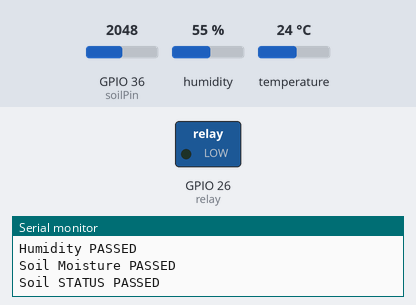
Simulated run of this sketch. Board: ESP32. Shown: switched loads named in the sketch (green lamp = pin HIGH), the last lines printed to the serial monitor. The test bench sets the inputs (shaded band); at power-on: GPIO 36 (soilPin) = 2048, humidity 55 %, temperature 24 °C. WiFi joins after 1.5 s; servers stay silent unless stated.

Above: at 5.2 s.
5.3 s: GPIO 36 (soilPin) set to 3147
14.7 s: GPIO 36 (soilPin) set to 3234
At 19.0 s:
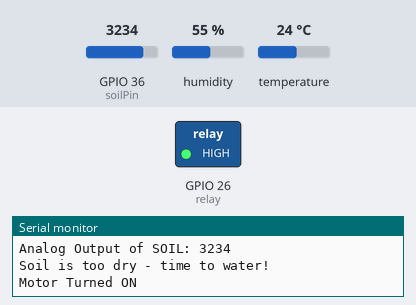
Timing chart, 0 to 27.4 s (numbered marks = the images above; inputs shaded):
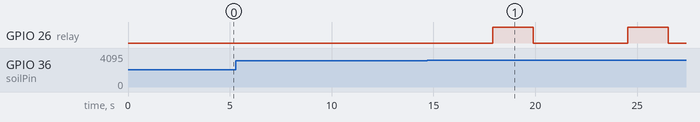

The sketch:

hardware_code.ino
```cpp
#include "DHT.h"
#include <WiFi.h>
#include <FirebaseESP32.h>

//Provide the token generation process info.
#include <addons/TokenHelper.h>
//Provide the RTDB payload printing info and other helper functions.
#include <addons/RTDBHelper.h>

// Insert your network credentials
#define WIFI_SSID "Win Enan"
#define WIFI_PASSWORD "waqi21087"

// Insert Firebase project API Key
#define API_KEY "ipiIBYlZKeEjUo19QpY2ac8OLFiqMr0v19QAIASQ"
// Insert RTDB URLefine the RTDB URL */
#define DATABASE_URL "https://cn-project-87b83-default-rtdb.asia-southeast1.firebasedatabase.app/"

//Define Firebase Data object
FirebaseData fbdo;
FirebaseAuth auth;
FirebaseConfig config;

#define DHTPIN 27
#define DHTTYPE DHT11   // DHT-11, instead of DHT22

#define soilWet 2200   // Define max value we consider soil 'wet'
#define soilDry 3200   // Define min value we consider soil 'dry'

String garden_status = "";

#define soilPin 36       //  // receiving analog input through an ADC pin which is GPIO-36, this pin is input ONLY
const int relay = 26;  // GPIO-26 is pin with both ADC and DAC cabability.. it can output both digital and analog signal, as well as PWM..

DHT dht(DHTPIN, DHTTYPE);

void setup() {
  Serial.begin(115200);
  pinMode(soilPin, INPUT);
  pinMode(relay, OUTPUT);
  dht.begin();
  delay(2000);

  initWiFi();

  /* Assign the api key (required) */
  config.api_key = API_KEY;
  /* Assign the RTDB URL (required) */
  config.database_url = DATABASE_URL;

  // Initialize the library with the Firebase authen and config
  Firebase.begin(DATABASE_URL, API_KEY);
  Firebase.reconnectWiFi(true);
  Firebase.setDoubleDigits(5);
  Serial.println();
}

// Normally CLOSE configuration, send HIGH signal to start current flow ----->>>>>  I'm using Normally CLOSE config here
void loop() {
  float hum = dht.readHumidity();
  float temp = dht.readTemperature();

  Serial.print("Humidity: ");
  Serial.print(hum);
  Serial.print("%  Temperature: ");
  Serial.print(temp);
  Serial.println("°C ");

  int moisture = analogRead(soilPin);
  Serial.print("Analog Output of SOIL: ");
  Serial.println(moisture);

  if (moisture < soilWet) {
    garden_status = "Soil is too wet";
    Serial.println(garden_status);
  }
  else if (moisture >= soilWet && moisture < soilDry) {
    garden_status = "Soil moisture is perfect";
    Serial.println(garden_status);
  }
  else {
    garden_status = "Soil is too dry - time to water!";
    Serial.println(garden_status);
    digitalWrite(relay, HIGH);
    Serial.println("Motor Turned ON");
    delay(2000);
    digitalWrite(relay, LOW);
  }

  if (Firebase.ready()){
    // Write an Int number on the database path test/int
    if (Firebase.RTDB.setFloat(&fbdo, "weather_db/temp", temp)){
      Serial.println("Temparature PASSED");
    }
    else {
      Serial.println("FAILED");
      Serial.println("REASON: " + fbdo.errorReason());
    }

    //Send more value
    if (Firebase.RTDB.setFloat(&fbdo, "weather_db/hum", hum)){
      Serial.println("Humidity PASSED");
    }
    else {
      Serial.println("FAILED");
      Serial.println("REASON: " + fbdo.errorReason());
    }

    if (Firebase.RTDB.setInt(&fbdo, "weather_db/soil", moisture)){
      Serial.println("Soil Moisture PASSED");
    }
    else {
      Serial.println("FAILED");
      Serial.println("REASON: " + fbdo.errorReason());
    }
    if (Firebase.RTDB.setString(&fbdo, "weather_db/status", garden_status)){
      Serial.println("Soil STATUS PASSED");
    }
    else {
      Serial.println("FAILED");
      Serial.println("REASON: " + fbdo.errorReason());
    }
  }
  Serial.println("");
  delay(4000);
          // Normally you should take reading perhaps once or twice a day

}

// Initialize WiFi
void initWiFi() {
  WiFi.begin(WIFI_SSID, WIFI_PASSWORD);
  Serial.print("Connecting to WiFi ..");
  while (WiFi.status() != WL_CONNECTED) {
    Serial.print('.');
    delay(1000);
  }
  Serial.print("Connected with IP: ");
  Serial.println(WiFi.localIP());
  Serial.println();
}
```

Measured:
- the behaviour switches between 3199 and 3200 on GPIO 36 (soilPin) (found by bisection; images 0 and 1)
- after the input at 14.7 s, GPIO 26 (relay): alternates HIGH for 2.0 s and LOW for 4.6 s, starting after 3.2 s
